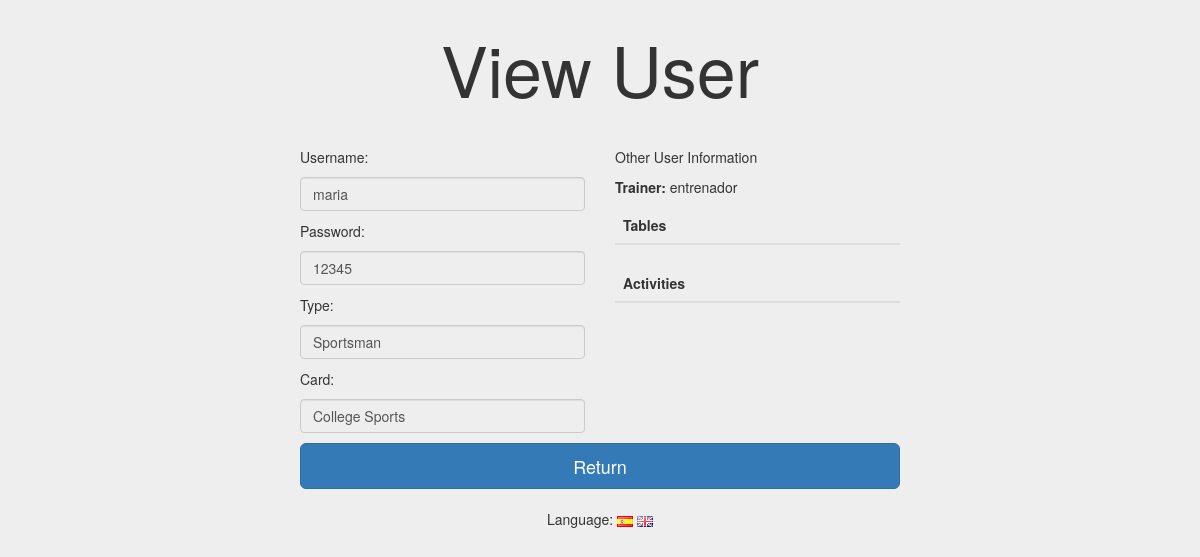
The page /index.php?controller=users&action=view&id=6 (signed in) on the database as committed earlier.
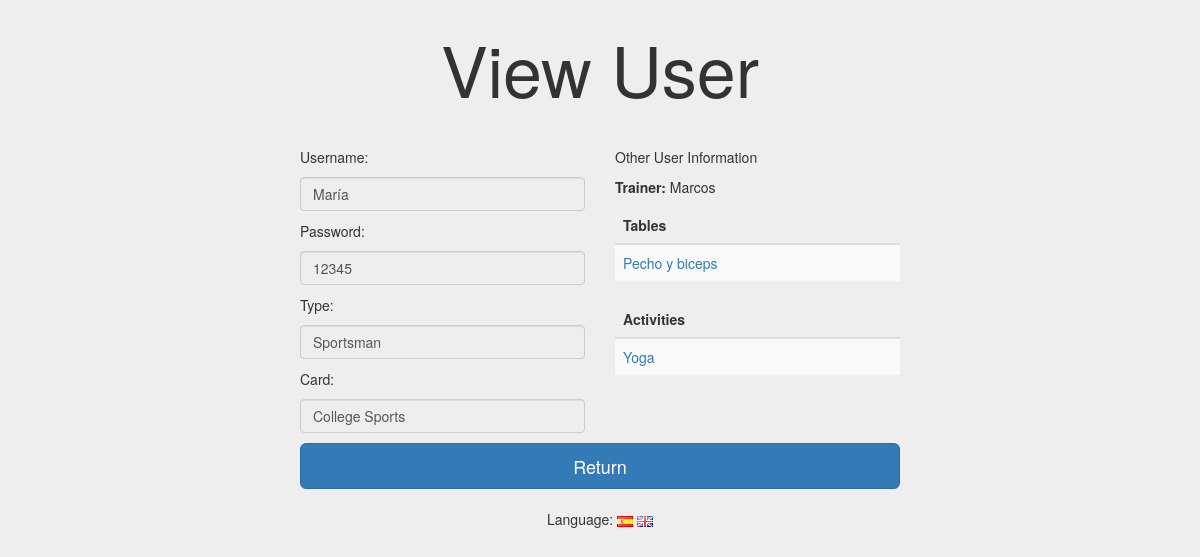
The same page on the database as committed later.
### tables this page shows
CREATE TABLE users (
	id INT(11) NOT NULL AUTO_INCREMENT,
	username VARCHAR(255) UNIQUE NOT NULL,
	password VARCHAR(255) NOT NULL,
	tipo ENUM('deportista','entrenador','administrador') NOT NULL,
	subtipo ENUM('tdu', 'pef'),
	entrenador INT(11),

	PRIMARY KEY (id),
	FOREIGN KEY (entrenador) REFERENCES users(id)
);

CREATE TABLE tables (
	id INT(11) NOT NULL AUTO_INCREMENT,
	nombre VARCHAR(255) NOT NULL,
	tipo ENUM('estandar','personalizada') NOT NULL,
	descripcion VARCHAR(20000),

	PRIMARY KEY (id)
);

CREATE TABLE activities (
	id INT(11) NOT NULL AUTO_INCREMENT,
	nombre VARCHAR(255) NOT NULL,
	descripcion VARCHAR(20000),
	dia SET ('lunes', 'martes', 'miercoles', 'jueves', 'viernes', 'sabado', 'domingo'),
	hora_inicio TIME,
	hora_fin TIME,
	plazas INT(11),
	entrenador INT(11),

	PRIMARY KEY (id),
	FOREIGN KEY (entrenador) REFERENCES users(id)
);

### core/ViewManager.php (called while the page is built, shortened)
<?php
class ViewManager {
	private $variables = array();
	public function setVariable($varname, $value, $flash=false) {
		$this->variables[$varname] = $value;
	}
	public function getVariable($varname, $default=NULL) {
		if (!isset($this->variables[$varname])) {
			return $default;
		}
		return $this->variables[$varname];
	}
	public function render($controller, $viewname) {
		include(__DIR__."/../view/$controller/$viewname.php");
	}
	private static $viewmanager_singleton = NULL;
	public static function getInstance() {
		if (self::$viewmanager_singleton == null) {
			self::$viewmanager_singleton = new ViewManager();
		}
		return self::$viewmanager_singleton;
	}
}

### controller/UsersController.php (called while the page is built, shortened)
<?php
require_once(__DIR__."/../core/ViewManager.php");
require_once(__DIR__."/../core/I18n.php");
require_once(__DIR__."/../model/User.php");
require_once(__DIR__."/../model/UserMapper.php");
class UsersController extends BaseController {
	private $userMapper;
	public function __construct() {
		$this->userMapper = new UserMapper();
	}
	public function view(){
		$id = $_REQUEST["id"];
		$user = $this->userMapper->findById($id);
		$this->view->setVariable("user", $user);
		if ($user->getTipo() == "deportista"){
			$trainer = $this->userMapper->findById($user->getEntrenador());
			$sessions = $this->userMapper->findSessions($id);
			$tables = $this->userMapper->findTables($id);
			$activities = $this->userMapper->findActivities($id);
			$this->view->setVariable("trainer", $trainer);
			$this->view->setVariable("sessions", $sessions);
			$this->view->setVariable("tables", $tables);
			$this->view->setVariable("activities", $activities);
		}
		$this->view->setLayout("welcome");
		$this->view->render("users", "view");
	}
}

### index.php (called while the page is built, shortened)
<?php
function run() {
	try {
		$controller = loadController($_GET["controller"]);
		$actionName = $_GET["action"];
		$controller->$actionName();
	} catch(Exception $ex) {
		die(i18n("An error has ocurred.<br>").$ex->getMessage());
	}
}
function loadController($controllerName) {
	return new $controllerClassName();
}
run();
?>

### model/User.php (called while the page is built, shortened)
<?php
class User {
	private $username;
	private $password;
	private $tipo;
	private $subtipo;
	private $entrenador;
	public function __construct($id=NULL, $username=NULL, $password=NULL, $tipo=NULL, $subtipo=NULL, $entrenador=NULL) {
		$this->username = $username;
		$this->password = $password;
		$this->tipo = $tipo;
		$this->subtipo = $subtipo;
		$this->entrenador = $entrenador;
	}
	public function getUsername() {
		return $this->username;
	}
	public function getPassword() {
		return $this->password;
	}
	public function getTipo() {
		return $this->tipo;
	}
	public function getSubtipo() {
		return $this->subtipo;
	}
	public function getEntrenador() {
		return $this->entrenador;
	}
	public function setUsername($username) {
		$this->username = $username;
	}
	public function setTipo($tipo) {
		$this->tipo = $tipo;
	}
}

### model/UserMapper.php (called while the page is built, shortened)
<?php
require_once(__DIR__."/../core/PDOConnection.php");
require_once(__DIR__."/../model/Table.php");
require_once(__DIR__."/../model/Activity.php");
class UserMapper {
	private $db;
	public function __construct() {
		$this->db = PDOConnection::getInstance();
	}
	public function findById($id){
		$stmt = $this->db->prepare("SELECT * FROM users WHERE id=?");
		$stmt->execute(array($id));
		$user = $stmt->fetch(PDO::FETCH_ASSOC);
		if($user != null) {
			return new User($user["id"],
							$user["username"],
							$user["password"],
							$user["tipo"],
							$user["subtipo"],
							$user["entrenador"]);
		} else {
			return NULL;
		}
	}
	public function findSessions($id){
		$stmt = $this->db->prepare("SELECT * FROM sessions WHERE usuario=?");
		$stmt->execute(array($id));
		$sessions_db = $stmt->fetchAll(PDO::FETCH_ASSOC);
		$sessions = array();
		foreach ($sessions_db as $session) {
			array_push($sessions, new Session($session["id"],
											  $session["comentarios"],
											  $session["fecha_inicio"],
											  $session["fecha_fin"],
											  $session["usuario"],
											  $session["tabla"]));
		}
		return $sessions;
	}
	public function findTables($id){
		$stmt = $this->db->prepare("SELECT tabla FROM tables_user WHERE usuario=?");
		$stmt->execute(array($id));
		$table_ids = $stmt->fetchAll(PDO::FETCH_ASSOC);
		$tables = array();
		foreach ($table_ids as $table_id) {
			$stmt = $this->db->prepare("SELECT * FROM tables WHERE id=?");
			$stmt->execute(array($table_id["tabla"]));
			$table = $stmt->fetch(PDO::FETCH_ASSOC);
			array_push($tables, new Table($table["id"],
										  $table["nombre"],
										  $table["tipo"],
										  $table["descripcion"]));
		}
		return $tables;
	}
	public function findActivities($id){
		$stmt = $this->db->prepare("SELECT actividad FROM activities_user WHERE usuario=?");
		$stmt->execute(array($id));
		$activity_ids = $stmt->fetchAll(PDO::FETCH_ASSOC);
		$activities = array();
		foreach ($activity_ids as $activity_id) {
			$stmt = $this->db->prepare("SELECT * FROM activities WHERE id=?");
			$stmt->execute(array($activity_id["actividad"]));
			$activity = $stmt->fetch(PDO::FETCH_ASSOC);
			array_push($activities, new Activity($activity["id"],
											     $activity["nombre"],
											     $activity["descripcion"],
											     $activity["dia"],
											     $activity["hora_inicio"],
											     $activity["hora_fin"],
											     $activity["plazas"],
											     $activity["entrenador"]));
		}
		return $activities;
	}
}

### core/PDOConnection.php (called while the page is built)
<?php
class PDOConnection {
	private static $dbhost = "127.0.0.1";
	private static $dbname = "gesgym";
	private static $dbuser = "gguser";
	private static $dbpass = "ggpass";
	private static $db_singleton = null;
	public static function getInstance() {
		if (self::$db_singleton == null) {
			self::$db_singleton = new PDO(
				"mysql:host=".self::$dbhost.";dbname=".self::$dbname.";charset=utf8",
				self::$dbuser,
				self::$dbpass,
				array(
					PDO::ATTR_EMULATE_PREPARES => false,
					PDO::ATTR_ERRMODE => PDO::ERRMODE_EXCEPTION
				)
			);
		}
		return self::$db_singleton;
	}
}
?>

### core/I18n.php (called while the page is built, shortened)
<?php
class I18n {
	private $messages;
	public function setLanguage($language) {
		$this->messages = $i18n_messages;
	}
	public function i18n($key) {
		if (isset($this->messages[$key])){
			return $this->messages[$key];
		}else{
			return $key;
		}
	}
	private static $i18n_singleton = null;
	public static function getInstance() {
		if (self::$i18n_singleton == NULL) {
			self::$i18n_singleton = new I18n();
		}
		return self::$i18n_singleton;
	}
}
function i18n($key) {
	return I18n::getInstance()->i18n($key);
}

### model/Table.php (called while the page is built, shortened)
<?php
class Table {
	private $tableId;
	private $tableNombre;
	public function __construct($tableId=NULL, $tableNombre=NULL, $tableTipo=NULL, $tableDescripcion=NULL) {
		$this->tableId = $tableId;
		$this->tableNombre = $tableNombre;
	}
	public function getTableId() {
		return $this->tableId;
	}
	public function getTableNombre() {
		return $this->tableNombre;
	}
}

### model/Activity.php (called while the page is built, shortened)
<?php
class Activity{
	private $id;
	private $nombre;
	public function __construct($id=NULL, $nombre=NULL, $descripcion=NULL, $dia=NULL, $hora_inicio=NULL, $hora_fin=NULL, $plazas=0, $entrenador=NULL) {
		$this->id=$id;
		$this->nombre=$nombre;
	}
	public function getId(){
		return $this->id;
	}
	public function getNombre(){
		return $this->nombre;
	}
}

### view/users/view.php (the view, shortened to what the changed rows need)
<?php
require_once(__DIR__."/../../core/ViewManager.php");
$view = ViewManager::getInstance();
$user = $view->getVariable("user");
$currentusertype = $view->getVariable("currentusertype");
if($user->getTipo() == "deportista"){
$trainer = $view->getVariable("trainer");
$tables = $view->getVariable("tables");
$activities = $view->getVariable("activities");
}
$view->setVariable("title", i18n("GesGym - View User"));
$view->setVariable("header", i18n("View User"));
?>
			<div class="row">
				<div class="col-sm-<?php if($user->getTipo() == "administrador") print "12"; else print "6"; ?>">
					<?=i18n("Username")?>:
					<input disabled type="text" class="form-control" placeholder="<?=i18n("Username")?>" value="<?=$user->getUsername()?>"/>
					<?=i18n("Password")?>:
					<input disabled type="text" class="form-control" placeholder="<?=i18n("Password")?>" value="<?=$user->getPassword()?>"/>
					<?=i18n("Type")?>:
					<input disabled type="text" class="form-control" placeholder="<?=i18n("Type")?>"
						value="<?php if($user->getTipo() == "deportista"){print i18n("Sportsman");}
									 if($user->getTipo() == "administrador"){print i18n("Administrator");} ?>"/>
					<?=i18n("Card")?>:
					<input disabled type="text" class="form-control" placeholder="<?=i18n("Card")?>"
						value="<?php if($user->getSubtipo() == null){print i18n("None");}
									 if($user->getSubtipo() == "tdu"){print i18n("College Sports");}
									 if($user->getSubtipo() == "pef"){print i18n("Get Fit");} ?>"/>
				</div>
<?php if($user->getTipo() != "administrador") { ?>
				<div class="col-sm-6">
					<p><?=i18n("Other User Information")?></p>
<?php if($user->getTipo() == "deportista") { ?>
<?php if($currentusertype == "administrador") { ?>
					<p><b><?=i18n("Trainer")?>:</b> <?php if($trainer == null) { print i18n("None"); } else { ?><a href="index.php?controller=users&amp;action=view&amp;id=<?=$trainer->getId()?>"><?=$trainer->getUsername()?></a><?php } ?></p>
<?php } else { ?>
					<p><b><?=i18n("Trainer")?>:</b> <?php if($trainer == null) { print i18n("None"); } else { print $trainer->getUsername(); } ?></p>
<?php } ?>
					<div class="table-responsive">
						<table class="table table-striped table-hover">
							<thead>
								<tr>
									<th><?=i18n("Tables")?></th>
								</tr>
							</thead>
							<tbody>
<?php foreach ($tables as $table): ?>
								<tr>
									<td><a href="index.php?controller=tables&amp;action=view&amp;id=<?=$table->getTableId()?>"><?=$table->getTableNombre()?></a></td>
								</tr>
<?php endforeach; ?>
							</tbody>
						</table>
					</div>
					<div class="table-responsive">
						<table class="table table-striped table-hover">
							<thead>
								<tr>
									<th><?=i18n("Activities")?></th>
								</tr>
							</thead>
							<tbody>
<?php foreach ($activities as $activity): ?>
								<tr>
									<td><a href="index.php?controller=activities&amp;action=view&amp;id=<?=$activity->getId()?>"><?=$activity->getNombre()?></a></td>
								</tr>
<?php endforeach; ?>
							</tbody>
						</table>
					</div>
<?php } ?>
				</div>
<?php } ?>
			</div>
<?=$view->moveToFragment("css")?>		<link rel="stylesheet" type="text/css" href="css/viewUserStyle.css"/>

Rows that differ between the two databases and show on the page:
no longer on this page (row unchanged): users: username "entrenador"
changed users: username "maria" → "María"
now on this page (row edited): users: username "Marcos"
now on this page (row edited): tables: nombre "Pecho y biceps"
now on this page (row unchanged): activities: nombre "Yoga"
